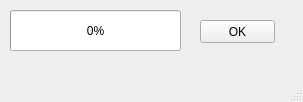
<?xml version="1.0" encoding="UTF-8"?>
<ui version="4.0">
 <class>MainWindow</class>
 <widget class="QMainWindow" name="MainWindow">
  <property name="geometry">
   <rect>
    <x>0</x>
    <y>0</y>
    <width>303</width>
    <height>102</height>
   </rect>
  </property>
  <property name="windowTitle">
   <string>MainWindow</string>
  </property>
  <widget class="QWidget" name="centralwidget">
   <widget class="QProgressBar" name="progressBar">
    <property name="geometry">
     <rect>
      <x>10</x>
      <y>10</y>
      <width>171</width>
      <height>41</height>
     </rect>
    </property>
    <property name="value">
     <number>0</number>
    </property>
   </widget>
   <widget class="QPushButton" name="pushButton">
    <property name="geometry">
     <rect>
      <x>200</x>
      <y>20</y>
      <width>75</width>
      <height>23</height>
     </rect>
    </property>
    <property name="text">
     <string>OK</string>
    </property>
   </widget>
  </widget>
  <widget class="QMenuBar" name="menubar">
   <property name="geometry">
    <rect>
     <x>0</x>
     <y>0</y>
     <width>303</width>
     <height>21</height>
    </rect>
   </property>
  </widget>
  <widget class="QStatusBar" name="statusbar"/>
 </widget>
 <resources/>
 <connections/>
</ui>
